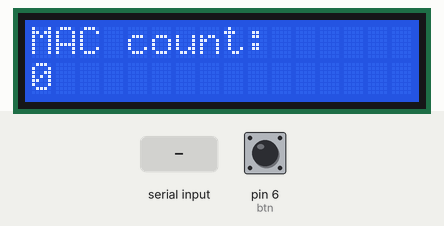
Bench run of a sketch on a simulated Arduino Mega 2560, built with avr-gcc and run on an emulated ATmega2560. Parts: 16×2 character LCD. The test bench sets the inputs (shaded band); at power-on: pin 6 (btn) HIGH. Storage starts empty; the modem accepts every AT command (registered, SIM ready, sends succeed) and sends nothing else; what the sketch prints to the serial monitor is not drawn.

Above: at 3.2 s.
At 6.3 s:
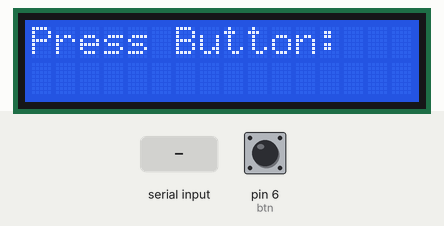
6.4 s: pin 6 (btn) pulled LOW for 0.15 s
At 7.7 s:
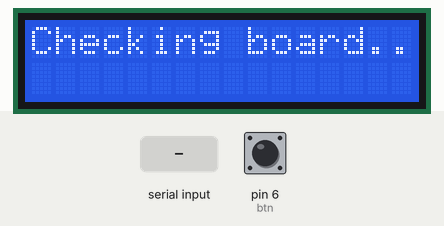
9.5 s: ":\n" received over the second serial link
At 11.9 s:
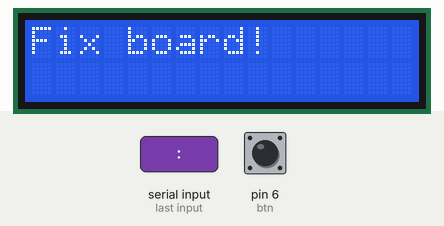
12.5 s: pin 6 (btn) pulled LOW for 1 s
At 17.5 s:
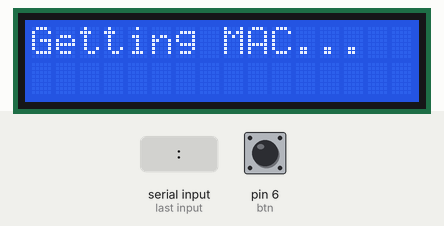
Timing chart, 0 to 19.0 s (numbered marks = the images above; inputs shaded):
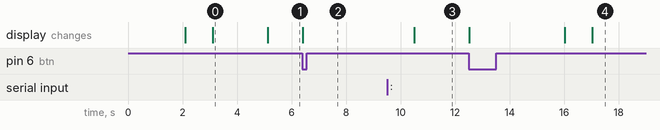

The sketch:

elementz_maccer.ino
```cpp
#include <LiquidCrystal.h>
#include <SPI.h>
#include <SD.h>

File myFile;
#define file "mac.csv"

const int rs = 12, en = 11, d4 = 5, d5 = 4, d6 = 3, d7 = 2;
LiquidCrystal lcd(rs, en, d4, d5, d6, d7);

#define btn 6
String res = "", mac = "";

void press_button(){
  lcd.clear();
  lcd.setCursor(0,0);
  lcd.print("Press Button:");
  }

void file_error(){
  lcd.clear();
  lcd.setCursor(0,0);
  lcd.print("File Error!");
  }

void show_count(int count){
  lcd.clear();
  lcd.setCursor(0,0);
  lcd.print("MAC count:");
  lcd.setCursor(0,1);
  lcd.print(String(count));
  }

void waitforres(){
  long int startmillis = millis();
  while(!Serial1.available()){
    if((millis() - startmillis) >= 2000)
      break;
    }
  }

int findMAC(String recvMAC){
  String dbMAC = "";
  myFile = SD.open(file);
  if(myFile){
    while(myFile.available()){
      char buff = myFile.read();
      dbMAC += buff;
      if(buff == '\r'){
        dbMAC.trim();
//        Serial.println(dbMAC);
        if(dbMAC == recvMAC){
          myFile.close();
          return 1;
          }
        dbMAC = "";
        }
      }
    myFile.close();
    return -1;
    }
  else
    return 0;
  }

bool writeMAC(String recvMAC){
  myFile = SD.open(file, FILE_WRITE);
  if(myFile){
    myFile.println(recvMAC);
    myFile.close();
    return true;
    }
  else
    return false;
  }
int countMAC(){
  myFile = SD.open(file);
  if(myFile){
    int i = 0;
    while(myFile.available()){
      if(myFile.read() == '\r')
        i++;
      }
    myFile.close();
    return i;
    }
  else
    return -1;
  }

void setup() {
  lcd.begin(16, 2);
  // Print a message to the LCD.
  lcd.print("ELEMENTZ");
  lcd.setCursor(0,1);
  lcd.print("MACCER");
  delay(2000);

  lcd.clear();
  lcd.setCursor(0,0);

  //CS pin 53 is given as parameter
  if (!SD.begin(53)) {
    Serial.println("SD initialization failed!");
    lcd.print("SD failed!");
    while (1);
  }
  if(!SD.exists(file)){
    myFile = SD.open(file, FILE_WRITE);
    myFile.close();
    }
  Serial.println("SD initialization done.");
  lcd.print("SD Initialized...");

  Serial.begin(9600);
  Serial1.begin(38400);

  pinMode(btn, INPUT_PULLUP);

  delay(1000);
  show_count(countMAC());
  delay(2000);
  press_button();
}

void loop() {
  while(true){
    if(digitalRead(btn) == LOW){
      lcd.clear();
      lcd.print("Checking board...");
      delay(1000);
      //cleaning the bus
      Serial1.readString();
      delay(500);
      Serial1.write("AT\n\r");
      waitforres();
      if(Serial1.available()){
        res = Serial1.readString();
        res.trim();
        Serial.println(res);
        if(res != "OK"){
          Serial.println("Couldn't Communicate with board!");
          lcd.clear();
          lcd.print("Fix board!");
          delay(2000);
          press_button();
          continue;
          }
        else{
          lcd.clear();
          lcd.print("Board found.");
          delay(1000);
          }
        }
      else{
        Serial.println("Couldn't find the board!");
          lcd.clear();
          lcd.print("Board not found!");
          delay(2000);
          press_button();
          continue;
        }
      lcd.clear();
      lcd.print("Getting MAC...");
      delay(1000);
      Serial1.readString();
      Serial1.write("AT+ADDR\n\r");
      waitforres();
      if(Serial1.available()){
        res = Serial1.readString();
        Serial.println(res);
        int startIndex = 0, stopIndex = 0;
        for(int i = 0; i < res.length(); i++){
          if((res[i] == ':') && (startIndex == 0)){
            startIndex = i+1;
            }
          else if(res[i] == '\n'){
            stopIndex = i-1;
            break;
            }
          }
        mac = res.substring(startIndex, stopIndex);
        Serial.println(mac);
        }
      else{
        Serial.println("Connection to board lost!");
        lcd.clear();
        lcd.print("Board lost!");
        delay(2000);
        press_button();
        continue;
        }
      lcd.clear();
      lcd.print(mac);
      lcd.setCursor(0,1);
      lcd.print("Searching MAC...");
      delay(1000);
      int resFind = findMAC(mac);
      switch(resFind){
        case 0: Serial.println("Unable to open file!");
                file_error();
                break;
        case 1: Serial.println("MAC ID already exists!");
                lcd.setCursor(0,1);
                lcd.print("                ");
                lcd.setCursor(0,1);
                lcd.print("MAC ID exists!");
                break;
        case -1: Serial.println("MAC ID does not exist...");
                 lcd.setCursor(0,1);
                 lcd.print("                ");
                 lcd.setCursor(0,1);
                 lcd.print("MAC not found...");
                 break;
        }
      if((resFind == 0) || (resFind == 1)){
        delay(2000);
        press_button();
        continue;
        }
      lcd.setCursor(0,1);
      lcd.print("                ");
      lcd.setCursor(0,1);
      lcd.print("Adding MAC...");
      delay(1000);
      if(writeMAC(mac) == false){
        Serial.println("Unable to add MAC!");
        file_error();
        delay(2000);
        press_button();
        continue;
        }
      else{
        if(findMAC == -1){
          Serial.println("Issue adding MAC!");
          lcd.clear();
          lcd.setCursor(0,0);
          lcd.print("Add failed!");
          delay(2000);
          press_button();
          continue;
          }
        Serial.println("MAC added successfully!");
        lcd.setCursor(0,1);
        lcd.print("                ");
        lcd.setCursor(0,1);
        lcd.print("MAC added!");
        while(!digitalRead(btn) == LOW);
        show_count(countMAC());
        delay(2000);
        press_button();
        continue;
        }
      }
    }
  }
```

Measured:
- after the input at 6.4 s, the display: changes at once (image 2)
- after the input at 9.5 s, the display: changes after 1.0 s (image 3)
- after the input at 12.5 s, the display: first changes at once (image 4 shows a later state)
- what the display in image 0 shows lasts 2.0 s, from 3.1 s to 5.1 s
